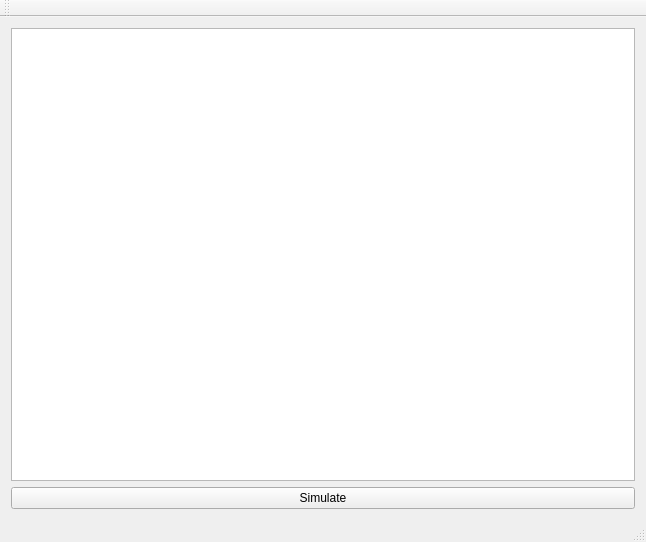
<?xml version="1.0" encoding="UTF-8"?>
<ui version="4.0">
 <class>MainWindow</class>
 <widget class="QMainWindow" name="MainWindow">
  <property name="geometry">
   <rect>
    <x>0</x>
    <y>0</y>
    <width>646</width>
    <height>542</height>
   </rect>
  </property>
  <property name="windowTitle">
   <string>ClassicDamageSim</string>
  </property>
  <widget class="QWidget" name="centralWidget">
   <layout class="QGridLayout" name="gridLayout">
    <item row="0" column="0">
     <widget class="QPlainTextEdit" name="simOutput"/>
    </item>
    <item row="1" column="0">
     <widget class="QPushButton" name="simButton">
      <property name="text">
       <string>Simulate</string>
      </property>
     </widget>
    </item>
   </layout>
  </widget>
  <widget class="QMenuBar" name="menuBar">
   <property name="geometry">
    <rect>
     <x>0</x>
     <y>0</y>
     <width>646</width>
     <height>21</height>
    </rect>
   </property>
  </widget>
  <widget class="QToolBar" name="mainToolBar">
   <attribute name="toolBarArea">
    <enum>TopToolBarArea</enum>
   </attribute>
   <attribute name="toolBarBreak">
    <bool>false</bool>
   </attribute>
  </widget>
  <widget class="QStatusBar" name="statusBar"/>
 </widget>
 <layoutdefault spacing="6" margin="11"/>
 <resources/>
 <connections/>
</ui>
